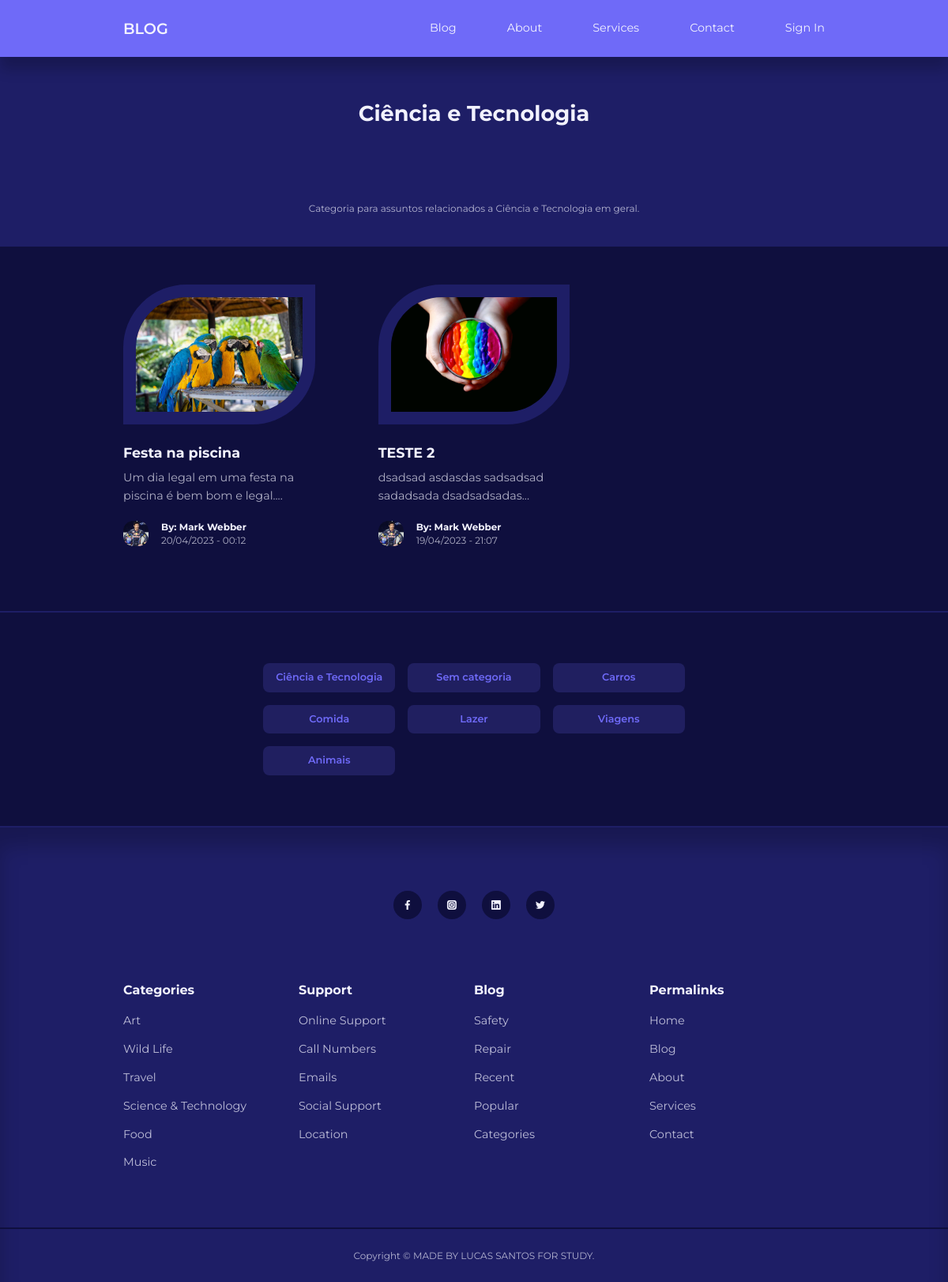
Page /category-posts.php?id=6 on the committed database.
### tables this page shows
CREATE TABLE `categories` (
  `id` int(11) UNSIGNED NOT NULL,
  `title` varchar(50) NOT NULL,
  `description` text NOT NULL
);

CREATE TABLE `posts` (
  `id` int(11) UNSIGNED ZEROFILL NOT NULL,
  `title` varchar(255) NOT NULL,
  `body` text NOT NULL,
  `thumbnail` varchar(255) NOT NULL,
  `date_time` timestamp NOT NULL DEFAULT current_timestamp(),
  `category_id` int(11) UNSIGNED DEFAULT NULL,
  `author_id` int(11) UNSIGNED NOT NULL,
  `is_featured` tinyint(1) NOT NULL
);

CREATE TABLE `users` (
  `id` int(11) UNSIGNED NOT NULL,
  `firstname` varchar(50) NOT NULL,
  `lastname` varchar(50) NOT NULL,
  `username` varchar(50) NOT NULL,
  `email` varchar(100) NOT NULL,
  `password` varchar(255) NOT NULL,
  `avatar` varchar(255) NOT NULL,
  `is_admin` tinyint(1) NOT NULL
);

### category-posts.php (the view, shortened to what this page needs)
<?php
 include 'partials/header.php';
 if(isset($_GET['id'])) {
    $id = filter_var($_GET['id'], FILTER_SANITIZE_NUMBER_INT);
    $query = "SELECT * FROM posts WHERE category_id=$id ORDER BY date_time DESC";
    $posts = mysqli_query($connection, $query);
 } else {
    header('location: ' . ROOT_URL . 'blog.php');
    die();
 }
?>
    <header class="category__title">
        <h2>
        <?php
        $category_query = "SELECT * FROM categories WHERE id=$id";
        $category_result = mysqli_query($connection, $category_query);
        $category = mysqli_fetch_assoc($category_result);
        echo $category['title'];
        ?>
        </h2>
        <small><?= $category['description'] ?></small>
    </header>
    <?php if(mysqli_num_rows($posts) > 0) : ?>
    <section class="posts">
    <div class="container posts__container">
        <?php while($post = mysqli_fetch_assoc($posts)) : ?>
        <article class="post">
            <div class="post__thumbnail">
                <img src="./images/<?= $post['thumbnail'] ?>">
            </div>
            <div class="post__info">
                <h3 class="post__tittle"><a href="<?=  ROOT_URL ?>post.php?id=<?= $post['id'] ?>"><?= $post['title'] ?></a></h3>
                <p class="post__body">
                <?= substr($post['body'], 0, 150) ?>...
                </p>
                <div class="post__author">
                    <?php
                    $author_id = $post['author_id'];
                    $author_query = "SELECT * FROM users WHERE id=$author_id";
                    $author_result = mysqli_query($connection, $author_query);
                    $author = mysqli_fetch_assoc($author_result);
                    ?>
                    <div class="post__author-avatar">
                        <img src="./images/<?= $author['avatar'] ?>">
                    </div>
                    <div class="post__author-info">
                        <h5>By:  <?= " {$author['firstname']} {$author['lastname']}" ?></h5>
                        <small><?= date("d/m/Y - H:i", strtotime($post['date_time'])) ?></small>
                    </div>
                </div>
            </div>
        </article>
        <?php endwhile ?>
    </div>
</section>
<?php endif ?>
<section class="category__buttons">
    <div class="container category__buttons-container">
        <?php
            $all_categories_query = "SELECT * FROM categories";
            $all_categories = mysqli_query($connection, $all_categories_query);
        ?>
        <?php while($category = mysqli_fetch_assoc($all_categories)) : ?>
        <a href="<?= ROOT_URL ?>category-posts.php?id=<?= $category['id'] ?>" class="category__button"><?= $category['title'] ?></a>
        <?php endwhile ?>
    </div>
</section>
<?php
 include 'partials/footer.php'
?>

### css/style.css (style rules this page uses)
* { margin: 0; padding: 0; outline: 0; border: 0; appearance: 0; list-style: none; text-decoration: none; box-sizing: border-box; }
body { font-family: 'Montserrat', sans-serif; line-height: 1.6; color: var(--color-gray-200); overflow-x: hidden; background: var(--color-bg); font-size: 0.9rem; }
.container { width: var(--container-width-lg); max-width: 1800px; margin-inline: auto; }
section { margin-top: 3rem; width: 100vw; }
h1, h2, h3, h4, h5 { color: var(--color-white); line-height: 1.3; }
h2 { font-size: 1.7rem; margin: 1rem 0; }
h3 { font-size: 1.1rem; margin: 0.8rem 0 0.5rem; }
a { color: var(--color-white); transition: var(--transition); }
img { display: block; width: 100%; object-fit: cover; }
.category__button { background: var(--color-primary-light); color: var(--color-primary); display: inline-block; padding: 0.5rem 1rem; border-radius: var(--card-border-radius-2); font-weight: 600; font-size: 0.8rem; text-align: center; }
.post__thumbnail { border-radius: var(--card-border-radius-5) 0; border: 1rem solid var(--color-gray-900); overflow: hidden; margin-bottom: 1.6rem; }
.post__author { display: flex; gap: 1rem; margin-top: 1.2rem; }
.post__author-avatar { width: 2rem; height: 2rem; border-radius: var(--card-border-radius-3); overflow: hidden; }
.posts__container { display: grid; grid-template-columns: repeat(3, 1fr); gap: 5rem; margin-bottom: 5rem; }
.category__buttons { padding: 4rem 0; border-top: 2px solid var(--color-gray-900); border-bottom: 2px solid var(--color-gray-900); }
.category__buttons-container { width: fit-content; display: grid; grid-template-columns: repeat(3, 1fr); gap: 1rem; }
.category__title { height: 15rem; margin-top: 4.5rem; background: var(--color-gray-900); display: grid; place-items: center; }

### partials/header.php (style rules this page uses)
.post__author { display: flex; gap: 1rem; margin-top: 1.2rem; }

### rows in the picture
categories: title "Ciência e Tecnologia", description "Categoria para assuntos relacionados a Ciência e Tecnologia em geral."
posts: thumbnail (picture), title "Festa na piscina", body "Um dia legal em uma festa na piscina é bem bom e legal.", author.avatar (picture), author.firstname "Mark", author.lastname "Webber", date_time "20/04/2023 - 00:12"
posts: thumbnail (picture), title "TESTE 2", body "dsadsad asdasdas sadsadsad sadadsada dsadsadsadas", author.avatar (picture), author.firstname "Mark", author.lastname "Webber", date_time "19/04/2023 - 21:07"
categories: title "Sem categoria"
categories: title "Carros"
categories: title "Comida"
categories: title "Lazer"
categories: title "Viagens"
categories: title "Animais"
